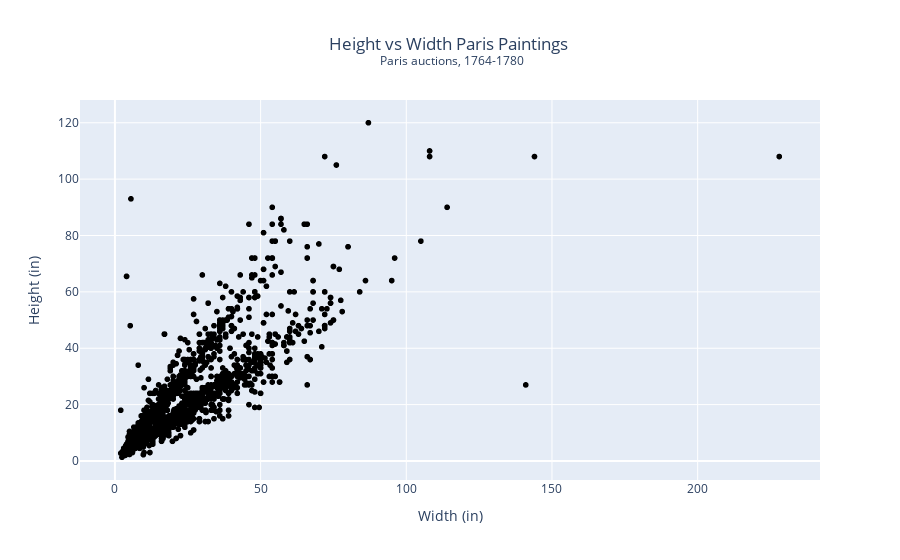

Notebook code for this chart:
### Markdown cell above
**Q3** Make a scatter plot of the width vs the height like the one in the lecture. You should be able to recreate the plots here without looking at the code.

### Code cell
fig_s = px.scatter(
    DF,
    x='Width_in',
    y='Height_in',
    color_discrete_sequence=['black'],
    title='Height vs Width Paris Paintings <br><sup> Paris auctions, 1764-1780</sup>',
)

fig_s.update_layout(
    title_x=0.5,
    xaxis_title='Width (in)',
    yaxis_title='Height (in)'
)

fig_s.show()

### Figure 1 — Plotly figure (JSON) as saved in the notebook; plotly's stock layout.template omitted (floating-point values rounded to 4 significant figures; data arrays with more than 128 entries replaced by an {"elided": "..."} marker saying what was removed)
{"data": [{"hovertemplate": "Width_in=%{x}<br>Height_in=%{y}<extra></extra>", "legendgroup": "", "marker": {"color": "black", "symbol": "circle"}, "mode": "markers", "name": "", "showlegend": false, "type": "scattergl", "x": {"elided": "3393 float values"}, "xaxis": "x", "y": {"elided": "3393 float values"}, "yaxis": "y"}], "layout": {"autosize": true, "legend": {"tracegroupgap": 0}, "title": {"text": "Height vs Width Paris Paintings <br><sup> Paris auctions, 1764-1780</sup>", "x": 0.5}, "xaxis": {"anchor": "y", "autorange": true, "domain": [0, 1], "range": [-21.73, 251.7], "title": {"text": "Width (in)"}, "type": "linear"}, "yaxis": {"anchor": "x", "autorange": true, "domain": [0, 1], "range": [-8.463, 129.8], "title": {"text": "Height (in)"}, "type": "linear"}}}
